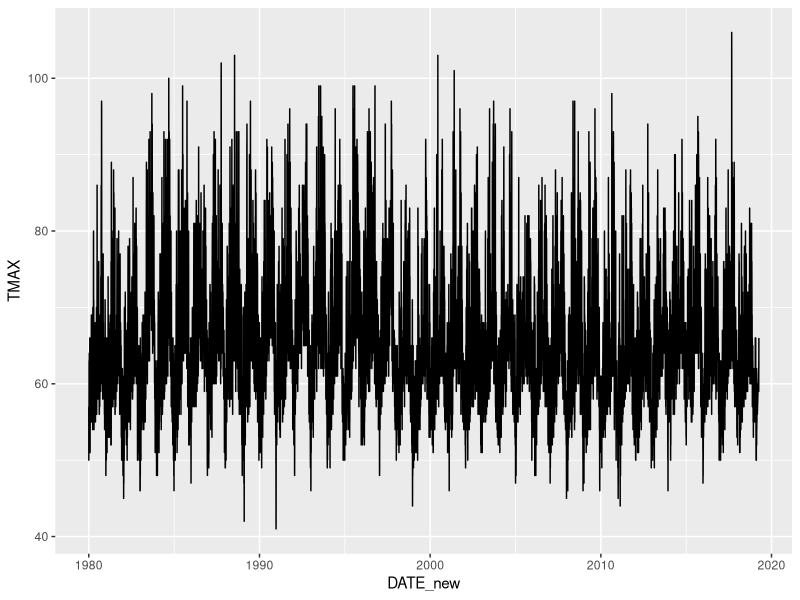
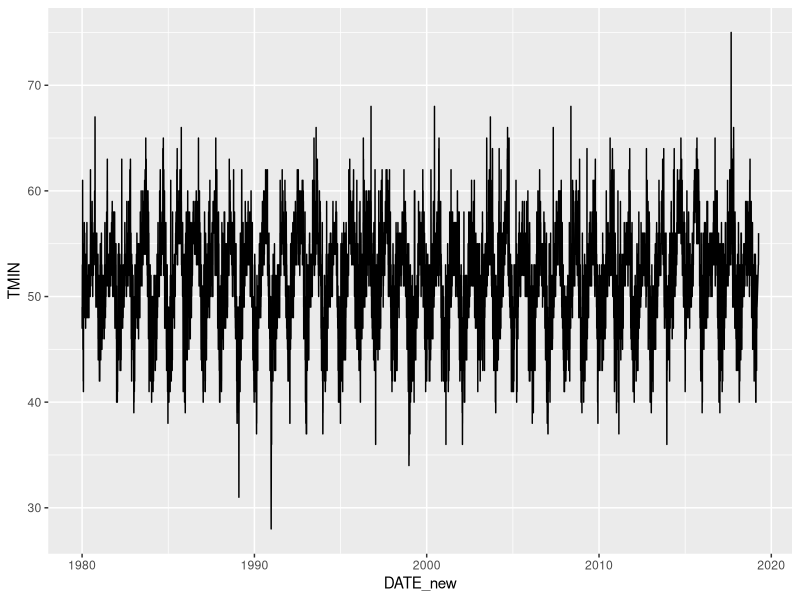
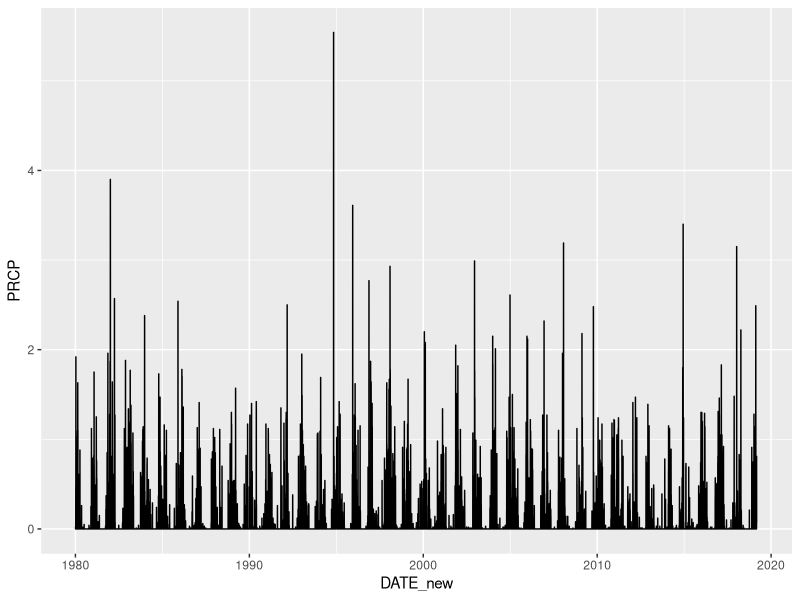
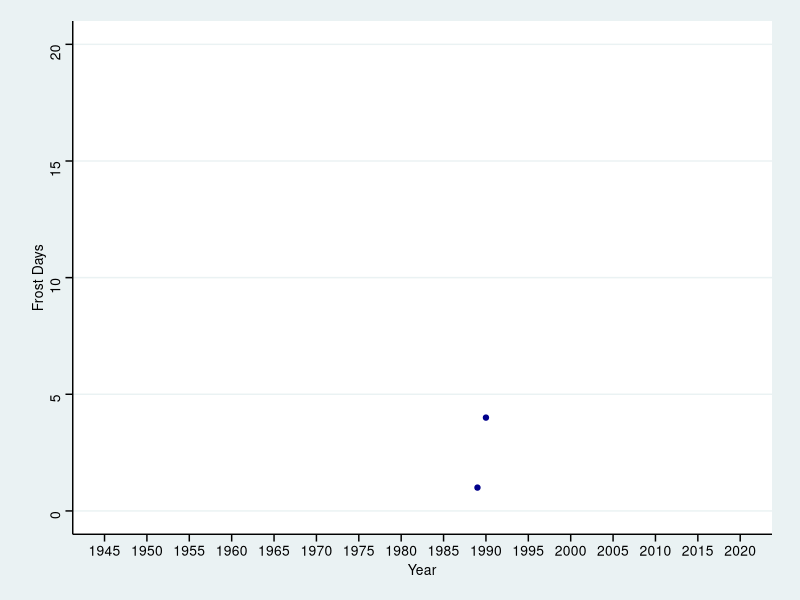
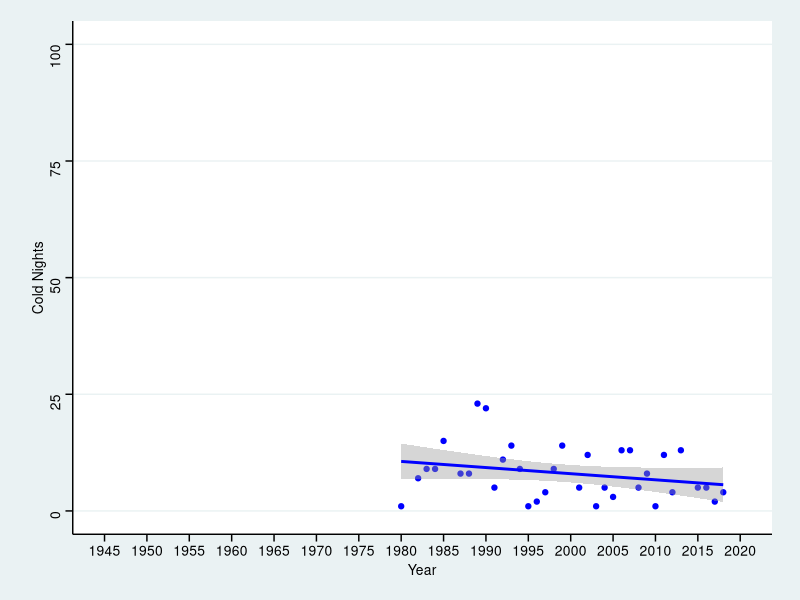
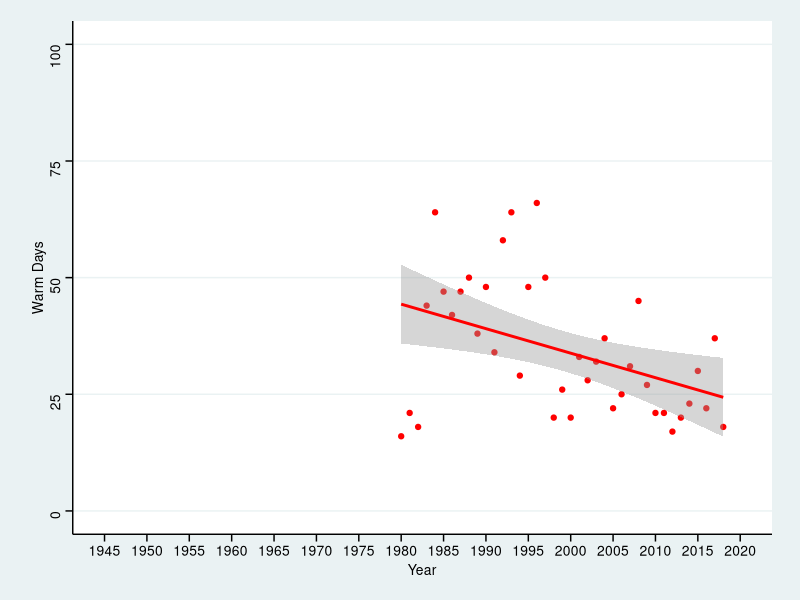
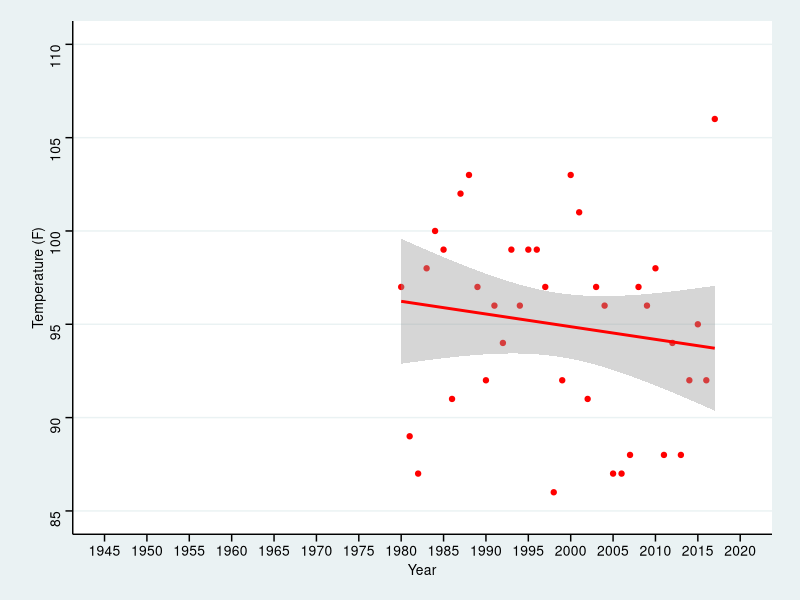
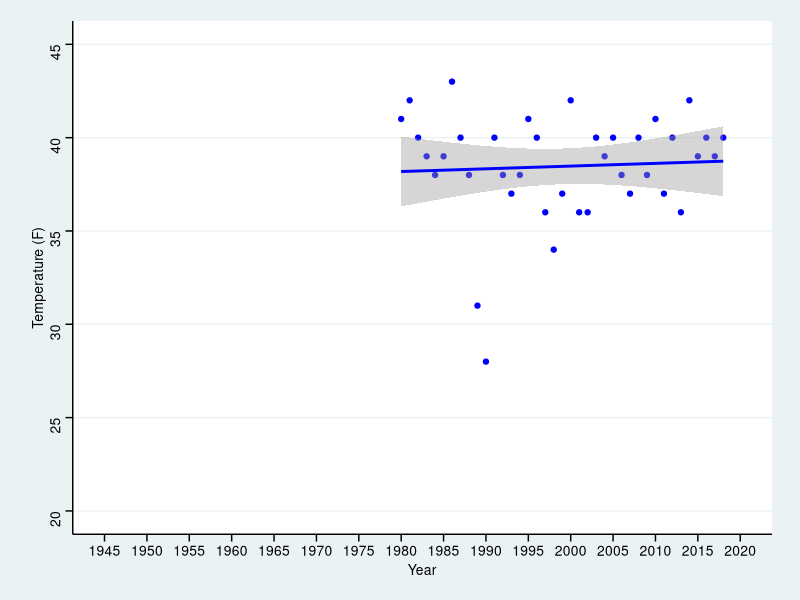

Reproduce these figures in R, in order.
## ---- chunk 1
knitr::opts_chunk$set(echo = TRUE)
## ---- chunk 2

library(tidyverse)
library(lubridate)
library(ggthemes)

## ---- chunk 3

SF_Climate_raw <- read_csv("SF Climate.csv")

SF_Climate <- SF_Climate_raw %>% 
  mutate(DATE_new = ymd(DATE)) %>% 
  mutate(YEAR = year(DATE_new)) %>% 
  mutate(MONTH = month(DATE_new)) %>% 
  mutate(YEARMONTH = floor_date(DATE_new, "year"))

## ---- chunk 4

Tmax_plot <- ggplot(SF_Climate, aes(x = DATE_new, y = TMAX))+
  geom_line()

Tmax_plot

## ---- chunk 5

Tmin_plot <- ggplot(SF_Climate, aes(x = DATE_new, y = TMIN))+
  geom_line()

Tmin_plot

## ---- chunk 6

prcp_plot <- ggplot(SF_Climate, aes(x = DATE_new, y = PRCP))+
  geom_line()

prcp_plot

## ---- chunk 7

SF_under32_raw <- SF_Climate %>% 
  filter(YEAR <= 2018) %>% 
  select(YEARMONTH, TMIN) %>%
  mutate(YEAR = year(YEARMONTH)) %>% 
  filter(TMIN <= 32)

SF_under32 <- aggregate(TMIN ~ YEAR, data = SF_under32_raw, length)

under32_plot <- ggplot(SF_under32, aes(x = YEAR, y = TMIN))+
  geom_point(color = "dark blue")+
  theme_stata()+
  xlab("Year")+
  ylab("Frost Days")+
  scale_x_continuous(breaks = seq(1945, 2020, 5), limits = c(1945, 2020))+
  scale_y_continuous(breaks = seq(0, 20, 5), limits = c(0, 20))

under32_plot

## ---- chunk 8

SF_TN10P_raw <- SF_Climate %>% 
  filter(YEAR <= 2018) %>% 
  select(YEARMONTH, TMIN) %>%
  mutate(YEAR = year(YEARMONTH)) %>% 
  filter(TMIN <= 41)

SF_TN10P <- aggregate(TMIN ~ YEAR, data = SF_TN10P_raw, length)

TN10P_plot <- ggplot(SF_TN10P, aes(x = YEAR, y = TMIN))+
  geom_point(color = "blue")+
  theme_stata()+
  xlab("Year")+
  ylab("Cold Nights")+
  scale_x_continuous(breaks = seq(1945, 2020, 5), limits = c(1945, 2020))+
  scale_y_continuous(breaks = seq(0, 100, 25), limits = c(0, 100))+
  stat_smooth(method = "lm", col = "blue")

TN10P_plot

ggsave("TN10P.png")

res_TN10P=lm(TMIN~YEAR, data=SF_TN10P)
summary(res_TN10P)

## ---- chunk 9

SF_TX90P_raw <- SF_Climate %>% 
  filter(YEAR <= 2018) %>% 
  select(YEARMONTH, TMAX) %>%
  mutate(YEAR = year(YEARMONTH)) %>% 
  filter(TMAX >= 76)

SF_TX90P <- aggregate(TMAX ~ YEAR, data = SF_TX90P_raw, length)

TX90P_plot <- ggplot(SF_TX90P, aes(x = YEAR, y = TMAX))+
  geom_point(color = "red")+
  theme_stata()+
  xlab("Year")+
  ylab("Warm Days")+
  scale_x_continuous(breaks = seq(1945, 2020, 5), limits = c(1945, 2020))+
  scale_y_continuous(breaks = seq(0, 100, 25), limits = c(0, 100))+
  stat_smooth(method = "lm", col = "red")

TX90P_plot

ggsave("TX90P.png")

res_TX90P=lm(TMAX~YEAR, data=SF_TX90P)
summary(res_TX90P)

## ---- chunk 10

SF_TXx_raw <- SF_Climate %>% 
  filter(YEAR <= 2018) %>% 
  select(YEARMONTH, TMAX) %>% 
  mutate(YEAR = year(YEARMONTH))

SF_TXx <- aggregate(TMAX ~ YEAR, data = SF_TXx_raw, max)

TXx_plot <- ggplot(SF_TXx, aes(x = YEAR, y = TMAX))+
  geom_point(color = "red")+
  theme_stata()+
  xlab("Year")+
  ylab("Temperature (F)")+
  scale_x_continuous(breaks = seq(1945, 2020, 5), limits = c(1945, 2020))+
  scale_y_continuous(breaks = seq(85, 110, 5), limits = c(85, 110))+
  stat_smooth(method = "lm", col = "red")

TXx_plot
ggsave("TXx.png")

res_TXx=lm(TMAX~YEAR, data=SF_TXx)
summary(res_TXx)

## ---- chunk 11

SF_TNn_raw <- SF_Climate %>% 
  filter(YEAR <= 2018) %>% 
  select(YEARMONTH, TMIN) %>% 
  mutate(YEAR = year(YEARMONTH))

SF_TNn <- aggregate(TMIN ~ YEAR, data = SF_TNn_raw, min)

TNn_plot <- ggplot(SF_TNn, aes(x = YEAR, y = TMIN))+
  geom_point(color = "blue")+
  theme_stata()+
  xlab("Year")+
  ylab("Temperature (F)")+
  scale_x_continuous(breaks = seq(1945, 2020, 5), limits = c(1945, 2020))+
  scale_y_continuous(breaks = seq(20, 45, 5), limits = c(20, 45))+
  stat_smooth(method = "lm", col = "blue")

TNn_plot
ggsave("TNn.png")

res_TNn=lm(TMIN~YEAR, data=SF_TNn)
summary(res_TNn)

## ---- chunk 12
# sea level rise trends

searise = read_csv("sf_searise.csv")

searise_msl = searise %>% 
  select(Year, Month, Monthly_MSL) %>% 
  filter(Monthly_MSL != "NA")

searise_plot = ggplot(searise_msl, aes(x = Year, y = Monthly_MSL)) +
  geom_line(color = "blue") +
  xlab("Year") +
  ylab("Sea level rise (mm)") +
  ggtitle("Monthly Sea Level Rise in San Francisco") + 
  theme_stata()

searise_plot


## ---- chunk 13

# t-test for sea level rise

searise_1855 = searise_msl %>% 
  filter(Year == "1855")

searise_2018 = searise_msl %>% 
  filter(Year == "2018")

searise_ttest = t.test(searise_1855$Monthly_MSL, searise_2018$Monthly_MSL)
searise_ttest

## ---- chunk 14

SF_prcp <- SF_Climate %>% 
  select(PRCP, YEAR) %>% 
  filter(YEAR<=2018) %>% 
  mutate(PRCP = if_else(is.na(PRCP), 0, PRCP)) %>% 
  group_by(YEAR) %>% 
  summarise(prcp = mean(PRCP)) 

prcp_plot <- ggplot(SF_prcp, aes(x = YEAR, y = prcp))+
  geom_line(color = "dark green")+
  theme_stata()+
  xlab("Year")+
  ylab("Precipitation (inches)")+
  scale_x_continuous(breaks = seq(1945, 2020, 5), limits = c(1945, 2020))+
  scale_y_continuous(breaks = seq(0, 0.125, 0.025), limits = c(0, 0.125))+
  stat_smooth(method = "lm", col = "orange")

prcp_plot

ggsave("prcp.png")

res_prcp=lm(prcp~YEAR, data=SF_prcp)
summary(res_prcp)
